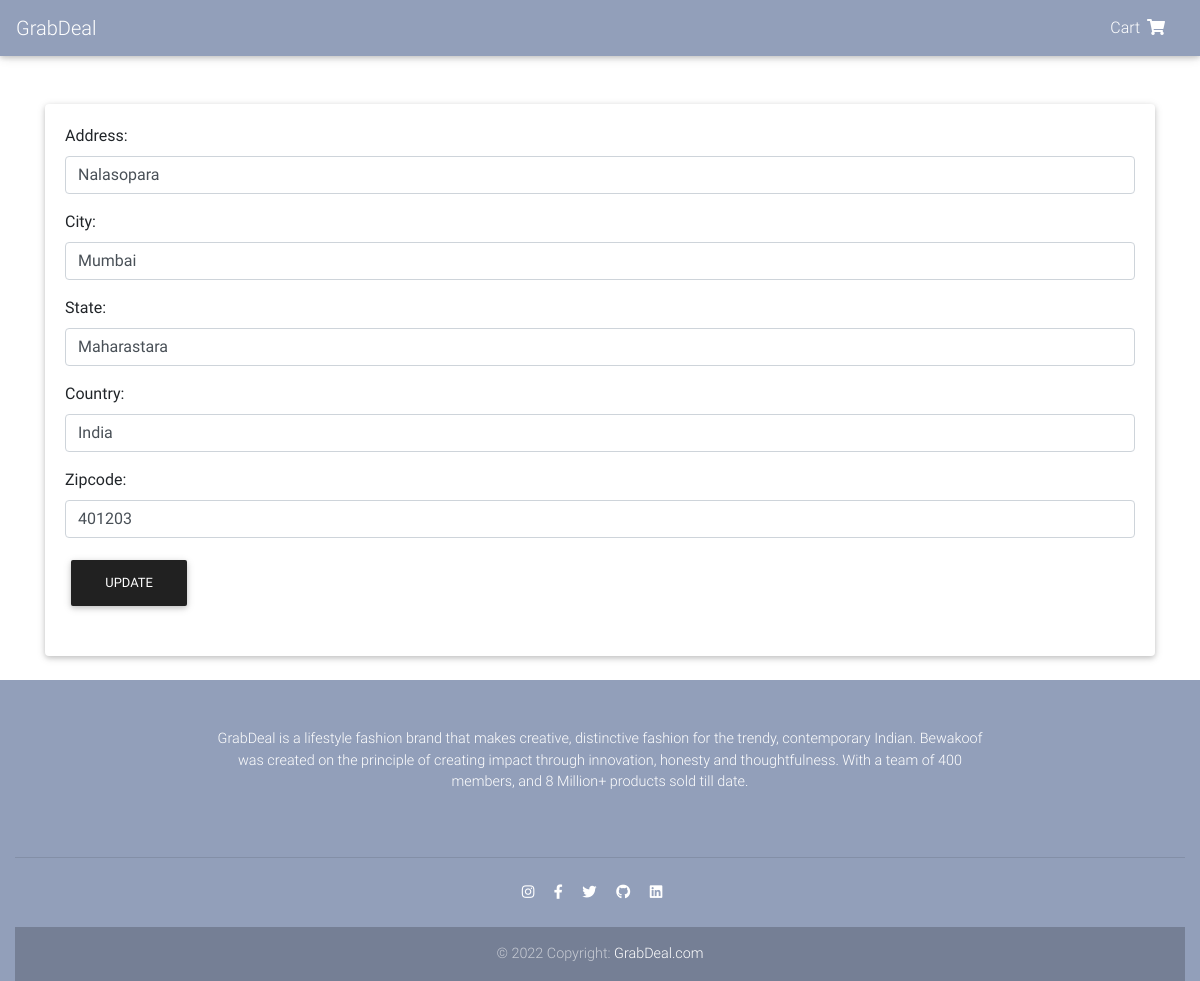
/update_address/6 (signed in), run on the app's committed database.
### store/models.py (models this page shows, shortened)
class ShippingAddress(models.Model):
    customer = models.OneToOneField(Customer, on_delete=models.SET_NULL, blank=True, null=True)
    order = models.ForeignKey(Order, on_delete=models.SET_NULL, blank=True, null=True)
    address = models.TextField(max_length=200, null=True)
    city = models.CharField(max_length=200, null=True)
    state = models.CharField(max_length=200, null=True)
    country = models.CharField(max_length=200, null=True)
    zipcode = models.CharField(max_length=200, null=True)
    date_added = models.DateTimeField(auto_now_add=True)

### store/views.py (the view)
# urls.py: path('update_address/<int:id>', views.update_address, name='update_address'),
@login_required(login_url=LOGIN_REDIRECT_URL)
def update_address(request, id):
    if request.method == 'POST':
        ud = ShippingAddress.objects.get(pk=id)
        form = UpdateForm(request.POST, instance=ud)
        if form.is_valid():
            form.save()
        messages.info(request, "Address updated successfully!")
        return redirect('checkout')
    else:
        ud = ShippingAddress.objects.get(pk=id)
        form = UpdateForm(instance=ud)
        return render(request, 'store/update_address.html', {'form': form})

### store/forms.py
class UpdateForm(forms.ModelForm):
    class Meta:
        model = ShippingAddress
        fields = ['address', 'city', 'state', 'country', 'zipcode']
        widgets = {
            'address': forms.TextInput(attrs={'class': 'form-control'}),
            'city': forms.TextInput(attrs={'class': 'form-control'}),
            'state': forms.TextInput(attrs={'class': 'form-control'}),
            'country': forms.TextInput(attrs={'class': 'form-control'}),
            'zipcode': forms.TextInput(attrs={'class': 'form-control'}),
        }

### store/templates/store/update_address.html (shortened to what this page needs)
{% extends 'store/main.html' %}
{% load static %}
{% block content %}
<h3 style="margin-top:20px;">
    <b>
        <center>UPDATE ADDRESS</center>
    </b>
</h3>
<div class="card card-custom pb-4 mb-4" style="margin-top:50px;">
    <div class="card-body">
        <form autocomplete="off" method="POST" action="">
            {{form.as_p}}
            <input class="btn btn-dark" type="submit" value="Update">
        </form>
    </div>
</div>
{% endblock content %}

### store/templates/store/main.html (style rules this page uses)
html, body, header, .carousel { height: 60vh; }

### data on the page
ShippingAddress: address "Nalasopara", city "Mumbai", state "Maharastara", country "India", zipcode "401203"
